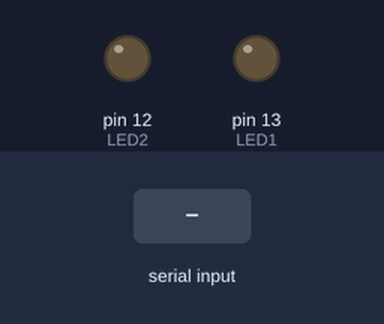
A sketch run on a simulated Arduino Uno, built with avr-gcc and run on an emulated ATmega328P. Shown: output pins drawn as LEDs (lit = HIGH). The test bench sets the inputs (shaded band).

Above: at 1.2 s.
1.3 s: "H" received over Serial
At 1.7 s:
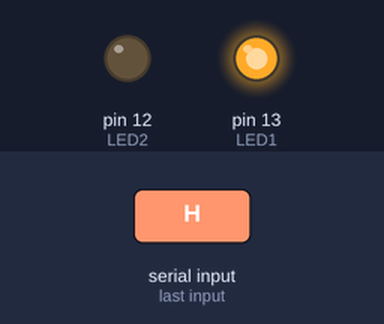
2.8 s: "L" received over Serial
At 4.0 s:
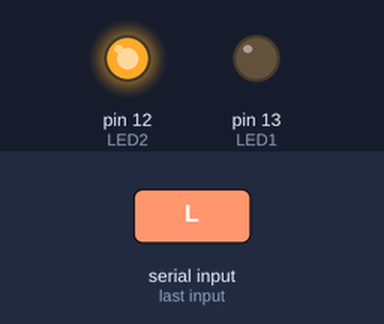
4.3 s: "1" received over Serial
At 5.2 s:
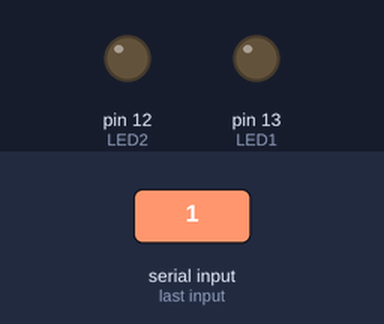
Timing chart, 0 to 7.3 s (numbered marks = the images above; inputs shaded):
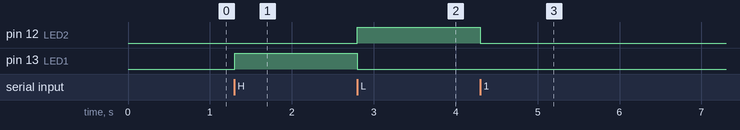

The sketch:

Blink2Leds.ino
```cpp
#define LED1 13
#define LED2 12

void setup() {
    pinMode(LED1, OUTPUT);
    pinMode(LED2, OUTPUT);
    Serial.begin(9600);
}

void loop() {
    if (Serial.available()) {
        char serialListener = Serial.read();
        if (serialListener == 'H') {
            digitalWrite(LED1, HIGH);
            digitalWrite(LED2, LOW);
        }
        else if (serialListener == 'L') {
            digitalWrite(LED1, LOW);
            digitalWrite(LED2, HIGH);
        }
        else{
          digitalWrite(LED1, LOW);
          digitalWrite(LED2, LOW);
        }
    }
}
```

Measured:
- after the input at 1.3 s, pin 13 (LED1): LOW → HIGH at once
- after the input at 2.8 s, pin 12 (LED2): LOW → HIGH at once; pin 13 (LED1): HIGH → LOW at once
- after the input at 4.3 s, pin 12 (LED2): HIGH → LOW at once
